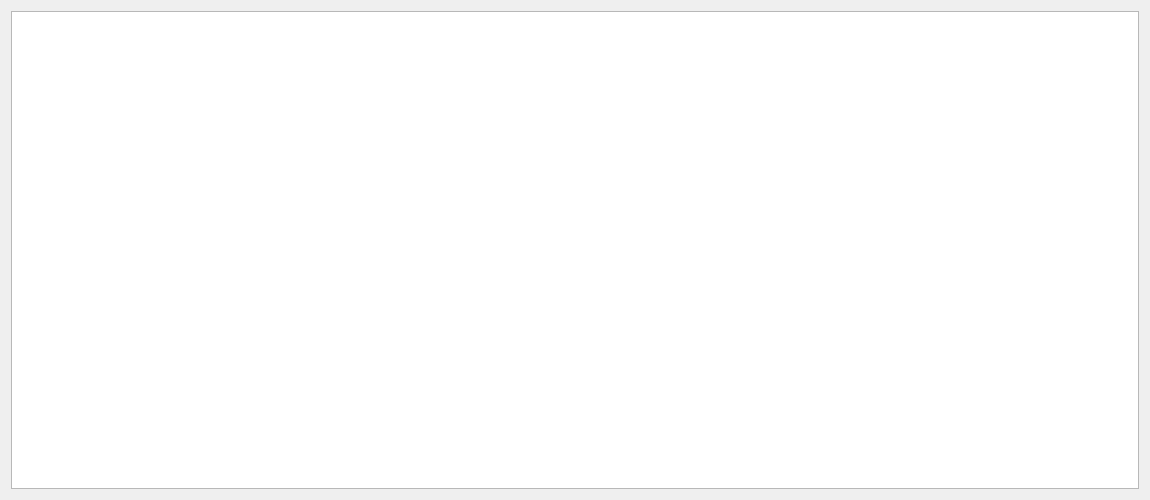
<?xml version="1.0" encoding="UTF-8"?>
<ui version="4.0">
 <class>Dialog</class>
 <widget class="QDialog" name="Dialog">
  <property name="geometry">
   <rect>
    <x>0</x>
    <y>0</y>
    <width>1150</width>
    <height>500</height>
   </rect>
  </property>
  <property name="windowTitle">
   <string>Dialog</string>
  </property>
  <layout class="QHBoxLayout" name="horizontalLayout">
   <item>
    <widget class="QGraphicsView" name="graphicsView"/>
   </item>
  </layout>
 </widget>
 <layoutdefault spacing="6" margin="11"/>
 <resources/>
 <connections/>
</ui>
